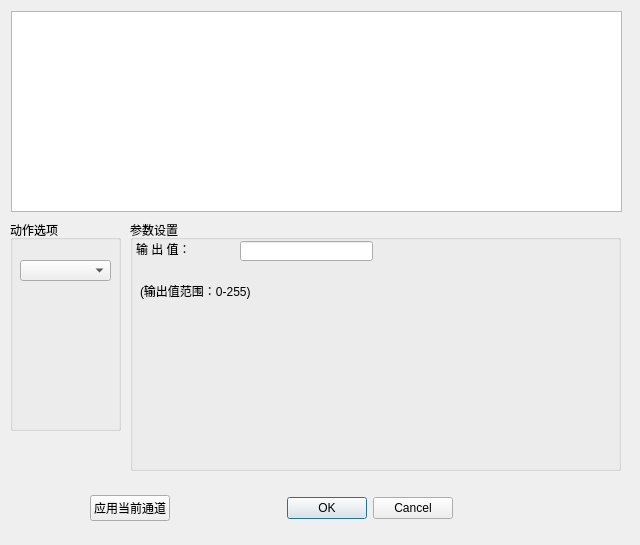
<?xml version="1.0" encoding="UTF-8"?>
<ui version="4.0">
 <class>DMXLightDialog</class>
 <widget class="QDialog" name="DMXLightDialog">
  <property name="geometry">
   <rect>
    <x>0</x>
    <y>0</y>
    <width>640</width>
    <height>545</height>
   </rect>
  </property>
  <property name="windowTitle">
   <string>DMX灯光设置</string>
  </property>
  <widget class="QGroupBox" name="groupBox">
   <property name="geometry">
    <rect>
     <x>10</x>
     <y>220</y>
     <width>111</width>
     <height>211</height>
    </rect>
   </property>
   <property name="title">
    <string>动作选项</string>
   </property>
   <widget class="QComboBox" name="action_select">
    <property name="geometry">
     <rect>
      <x>10</x>
      <y>40</y>
      <width>91</width>
      <height>21</height>
     </rect>
    </property>
   </widget>
  </widget>
  <widget class="QGroupBox" name="groupBox_2">
   <property name="geometry">
    <rect>
     <x>130</x>
     <y>220</y>
     <width>491</width>
     <height>251</height>
    </rect>
   </property>
   <property name="title">
    <string>参数设置</string>
   </property>
   <widget class="QStackedWidget" name="statckedWidget">
    <property name="geometry">
     <rect>
      <x>0</x>
      <y>0</y>
      <width>461</width>
      <height>231</height>
     </rect>
    </property>
    <property name="currentIndex">
     <number>0</number>
    </property>
    <widget class="QWidget" name="page_alwayson">
     <widget class="QLabel" name="label_3">
      <property name="geometry">
       <rect>
        <x>10</x>
        <y>60</y>
        <width>201</width>
        <height>21</height>
       </rect>
      </property>
      <property name="text">
       <string>(输出值范围：0-255)</string>
      </property>
     </widget>
     <widget class="QLineEdit" name="always_on_output">
      <property name="geometry">
       <rect>
        <x>110</x>
        <y>21</y>
        <width>133</width>
        <height>20</height>
       </rect>
      </property>
     </widget>
     <widget class="QLabel" name="label_2">
      <property name="geometry">
       <rect>
        <x>6</x>
        <y>21</y>
        <width>91</width>
        <height>16</height>
       </rect>
      </property>
      <property name="text">
       <string>输 出 值：</string>
      </property>
     </widget>
    </widget>
    <widget class="QWidget" name="page_domino">
     <widget class="QWidget" name="layoutWidget">
      <property name="geometry">
       <rect>
        <x>0</x>
        <y>60</y>
        <width>461</width>
        <height>31</height>
       </rect>
      </property>
      <layout class="QHBoxLayout" name="horizontalLayout_3">
       <item>
        <widget class="QLabel" name="label_11">
         <property name="text">
          <string>输出值一：</string>
         </property>
        </widget>
       </item>
       <item>
        <widget class="QLineEdit" name="OutValue1"/>
       </item>
       <item>
        <widget class="QLabel" name="label_5">
         <property name="text">
          <string>输出值二：</string>
         </property>
        </widget>
       </item>
       <item>
        <widget class="QLineEdit" name="OutValue2"/>
       </item>
       <item>
        <widget class="QLabel" name="label_8">
         <property name="text">
          <string>循环次数：</string>
         </property>
        </widget>
       </item>
       <item>
        <widget class="QLineEdit" name="LoopTimes"/>
       </item>
      </layout>
     </widget>
     <widget class="QWidget" name="layoutWidget">
      <property name="geometry">
       <rect>
        <x>0</x>
        <y>20</y>
        <width>461</width>
        <height>31</height>
       </rect>
      </property>
      <layout class="QHBoxLayout" name="horizontalLayout_2">
       <item>
        <widget class="QLabel" name="label_4">
         <property name="text">
          <string>保持时间：</string>
         </property>
        </widget>
       </item>
       <item>
        <widget class="QLineEdit" name="KeepTime"/>
       </item>
       <item>
        <widget class="QLabel" name="label_7">
         <property name="text">
          <string>延迟时间：</string>
         </property>
        </widget>
       </item>
       <item>
        <widget class="QLineEdit" name="DelayTime"/>
       </item>
       <item>
        <widget class="QLabel" name="label_10">
         <property name="text">
          <string>周期时间：</string>
         </property>
        </widget>
       </item>
       <item>
        <widget class="QLineEdit" name="PerialTime"/>
       </item>
      </layout>
     </widget>
     <widget class="QWidget" name="layoutWidget">
      <property name="geometry">
       <rect>
        <x>0</x>
        <y>100</y>
        <width>466</width>
        <height>31</height>
       </rect>
      </property>
      <layout class="QHBoxLayout" name="horizontalLayout_4">
       <item>
        <widget class="QLabel" name="label_9">
         <property name="text">
          <string>淡 入 值：</string>
         </property>
        </widget>
       </item>
       <item>
        <widget class="QLineEdit" name="FadeIn"/>
       </item>
       <item>
        <widget class="QLabel" name="label_21">
         <property name="text">
          <string>淡 出 值：</string>
         </property>
        </widget>
       </item>
       <item>
        <widget class="QLineEdit" name="FadeOut"/>
       </item>
       <item>
        <widget class="QLabel" name="label_6">
         <property name="text">
          <string>开启延迟:</string>
         </property>
        </widget>
       </item>
       <item>
        <widget class="QLineEdit" name="StartDelay"/>
       </item>
      </layout>
     </widget>
     <widget class="QCheckBox" name="ReverseFlag">
      <property name="geometry">
       <rect>
        <x>100</x>
        <y>150</y>
        <width>91</width>
        <height>19</height>
       </rect>
      </property>
      <property name="text">
       <string>反向</string>
      </property>
     </widget>
     <widget class="QLabel" name="label_22">
      <property name="geometry">
       <rect>
        <x>10</x>
        <y>190</y>
        <width>301</width>
        <height>29</height>
       </rect>
      </property>
      <property name="text">
       <string>输出值一、输出值二取值范围0~~255</string>
      </property>
     </widget>
     <widget class="QCheckBox" name="FromLeft">
      <property name="geometry">
       <rect>
        <x>230</x>
        <y>150</y>
        <width>57</width>
        <height>19</height>
       </rect>
      </property>
      <property name="text">
       <string>左起</string>
      </property>
     </widget>
    </widget>
    <widget class="QWidget" name="page_track">
     <widget class="QWidget" name="layoutWidget">
      <property name="geometry">
       <rect>
        <x>1</x>
        <y>20</y>
        <width>291</width>
        <height>26</height>
       </rect>
      </property>
      <layout class="QFormLayout" name="formLayout">
       <item row="0" column="0">
        <widget class="QLabel" name="label_12">
         <property name="text">
          <string>轨 迹 ID：</string>
         </property>
        </widget>
       </item>
       <item row="0" column="1">
        <widget class="QComboBox" name="orbit_id"/>
       </item>
      </layout>
     </widget>
     <widget class="QWidget" name="layoutWidget">
      <property name="geometry">
       <rect>
        <x>1</x>
        <y>100</y>
        <width>291</width>
        <height>27</height>
       </rect>
      </property>
      <layout class="QHBoxLayout" name="horizontalLayout_8">
       <item>
        <widget class="QLabel" name="label_13">
         <property name="text">
          <string>延迟时间：</string>
         </property>
        </widget>
       </item>
       <item>
        <widget class="QLineEdit" name="orbit_delay_time"/>
       </item>
      </layout>
     </widget>
     <widget class="QWidget" name="layoutWidget">
      <property name="geometry">
       <rect>
        <x>0</x>
        <y>60</y>
        <width>291</width>
        <height>27</height>
       </rect>
      </property>
      <layout class="QHBoxLayout" name="horizontalLayout_9">
       <item>
        <widget class="QLabel" name="label_14">
         <property name="text">
          <string>循环次数：</string>
         </property>
        </widget>
       </item>
       <item>
        <widget class="QLineEdit" name="orbit_loop_time"/>
       </item>
      </layout>
     </widget>
     <widget class="QWidget" name="layoutWidget_2">
      <property name="geometry">
       <rect>
        <x>0</x>
        <y>140</y>
        <width>335</width>
        <height>27</height>
       </rect>
      </property>
      <layout class="QHBoxLayout" name="horizontalLayout_13">
       <item>
        <widget class="QLabel" name="label_19">
         <property name="text">
          <string>开启延迟：</string>
         </property>
        </widget>
       </item>
       <item>
        <widget class="QLineEdit" name="orbit_start_delay"/>
       </item>
       <item>
        <widget class="QLabel" name="label_20">
         <property name="text">
          <string>输出值范围（0-255）</string>
         </property>
        </widget>
       </item>
      </layout>
     </widget>
    </widget>
    <widget class="QWidget" name="page_fromto">
     <widget class="QWidget" name="layoutWidget_3">
      <property name="geometry">
       <rect>
        <x>0</x>
        <y>140</y>
        <width>391</width>
        <height>31</height>
       </rect>
      </property>
      <layout class="QHBoxLayout" name="horizontalLayout_15">
       <item>
        <widget class="QLabel" name="label_23">
         <property name="text">
          <string>开启延迟：</string>
         </property>
        </widget>
       </item>
       <item>
        <widget class="QLineEdit" name="fromto_start_delay"/>
       </item>
       <item>
        <widget class="QLabel" name="label_24">
         <property name="text">
          <string>输出值范围（0-255）</string>
         </property>
        </widget>
       </item>
      </layout>
     </widget>
     <widget class="QWidget" name="layoutWidget">
      <property name="geometry">
       <rect>
        <x>0</x>
        <y>80</y>
        <width>391</width>
        <height>31</height>
       </rect>
      </property>
      <layout class="QHBoxLayout" name="horizontalLayout">
       <item>
        <layout class="QHBoxLayout" name="horizontalLayout_11">
         <item>
          <widget class="QLabel" name="label_17">
           <property name="text">
            <string>延迟时间：</string>
           </property>
          </widget>
         </item>
         <item>
          <widget class="QLineEdit" name="fromto_delay_time"/>
         </item>
        </layout>
       </item>
       <item>
        <layout class="QHBoxLayout" name="horizontalLayout_12">
         <item>
          <widget class="QLabel" name="label_18">
           <property name="text">
            <string>变化速度：</string>
           </property>
          </widget>
         </item>
         <item>
          <widget class="QLineEdit" name="fromto_change_speed"/>
         </item>
        </layout>
       </item>
      </layout>
     </widget>
     <widget class="QWidget" name="layoutWidget">
      <property name="geometry">
       <rect>
        <x>0</x>
        <y>20</y>
        <width>391</width>
        <height>31</height>
       </rect>
      </property>
      <layout class="QHBoxLayout" name="horizontalLayout_16">
       <item>
        <layout class="QHBoxLayout" name="horizontalLayout_7">
         <item>
          <widget class="QLabel" name="label_15">
           <property name="text">
            <string>输出值一：</string>
           </property>
          </widget>
         </item>
         <item>
          <widget class="QLineEdit" name="fromto_out_value1"/>
         </item>
        </layout>
       </item>
       <item>
        <layout class="QHBoxLayout" name="horizontalLayout_10">
         <item>
          <widget class="QLabel" name="label_16">
           <property name="text">
            <string>输出值二：</string>
           </property>
          </widget>
         </item>
         <item>
          <widget class="QLineEdit" name="fromto_out_value2"/>
         </item>
        </layout>
       </item>
      </layout>
     </widget>
    </widget>
    <widget class="QWidget" name="page_rainbow">
     <widget class="QGroupBox" name="groupBox_3">
      <property name="geometry">
       <rect>
        <x>40</x>
        <y>10</y>
        <width>261</width>
        <height>141</height>
       </rect>
      </property>
      <property name="title">
       <string>同步方式</string>
      </property>
      <widget class="QRadioButton" name="radioButton">
       <property name="geometry">
        <rect>
         <x>30</x>
         <y>30</y>
         <width>89</width>
         <height>16</height>
        </rect>
       </property>
       <property name="text">
        <string>同步</string>
       </property>
       <property name="checked">
        <bool>true</bool>
       </property>
      </widget>
      <widget class="QRadioButton" name="radioButton_2">
       <property name="geometry">
        <rect>
         <x>30</x>
         <y>60</y>
         <width>89</width>
         <height>16</height>
        </rect>
       </property>
       <property name="text">
        <string>异步</string>
       </property>
      </widget>
      <widget class="QLabel" name="label">
       <property name="geometry">
        <rect>
         <x>33</x>
         <y>93</y>
         <width>81</width>
         <height>16</height>
        </rect>
       </property>
       <property name="text">
        <string>变化速度:毫秒</string>
       </property>
      </widget>
      <widget class="QSpinBox" name="rainbow_circle">
       <property name="geometry">
        <rect>
         <x>130</x>
         <y>91</y>
         <width>71</width>
         <height>21</height>
        </rect>
       </property>
       <property name="maximum">
        <number>10000</number>
       </property>
       <property name="value">
        <number>1000</number>
       </property>
      </widget>
     </widget>
    </widget>
   </widget>
  </widget>
  <widget class="QTableWidget" name="route_table">
   <property name="geometry">
    <rect>
     <x>11</x>
     <y>11</y>
     <width>611</width>
     <height>201</height>
    </rect>
   </property>
  </widget>
  <widget class="QWidget" name="layoutWidget">
   <property name="geometry">
    <rect>
     <x>90</x>
     <y>490</y>
     <width>363</width>
     <height>36</height>
    </rect>
   </property>
   <layout class="QHBoxLayout" name="horizontalLayout_6">
    <item>
     <widget class="QPushButton" name="submit">
      <property name="text">
       <string>应用当前通道</string>
      </property>
     </widget>
    </item>
    <item>
     <widget class="QDialogButtonBox" name="buttonBox">
      <property name="orientation">
       <enum>Qt::Horizontal</enum>
      </property>
      <property name="standardButtons">
       <set>QDialogButtonBox::Cancel|QDialogButtonBox::Ok</set>
      </property>
     </widget>
    </item>
   </layout>
  </widget>
 </widget>
 <tabstops>
  <tabstop>route_table</tabstop>
  <tabstop>action_select</tabstop>
  <tabstop>always_on_output</tabstop>
  <tabstop>OutValue2</tabstop>
  <tabstop>StartDelay</tabstop>
  <tabstop>PerialTime</tabstop>
  <tabstop>LoopTimes</tabstop>
  <tabstop>orbit_id</tabstop>
  <tabstop>orbit_loop_time</tabstop>
  <tabstop>orbit_delay_time</tabstop>
  <tabstop>orbit_start_delay</tabstop>
  <tabstop>fromto_out_value1</tabstop>
  <tabstop>fromto_out_value2</tabstop>
  <tabstop>fromto_delay_time</tabstop>
  <tabstop>fromto_change_speed</tabstop>
  <tabstop>fromto_start_delay</tabstop>
 </tabstops>
 <resources/>
 <connections>
  <connection>
   <sender>buttonBox</sender>
   <signal>accepted()</signal>
   <receiver>DMXLightDialog</receiver>
   <slot>accept()</slot>
   <hints>
    <hint type="sourcelabel">
     <x>377</x>
     <y>441</y>
    </hint>
    <hint type="destinationlabel">
     <x>157</x>
     <y>274</y>
    </hint>
   </hints>
  </connection>
  <connection>
   <sender>buttonBox</sender>
   <signal>rejected()</signal>
   <receiver>DMXLightDialog</receiver>
   <slot>reject()</slot>
   <hints>
    <hint type="sourcelabel">
     <x>445</x>
     <y>441</y>
    </hint>
    <hint type="destinationlabel">
     <x>286</x>
     <y>274</y>
    </hint>
   </hints>
  </connection>
  <connection>
   <sender>route_table</sender>
   <signal>cellClicked(int,int)</signal>
   <receiver>DMXLightDialog</receiver>
   <slot>cellClick(int,int)</slot>
   <hints>
    <hint type="sourcelabel">
     <x>98</x>
     <y>105</y>
    </hint>
    <hint type="destinationlabel">
     <x>106</x>
     <y>441</y>
    </hint>
   </hints>
  </connection>
 </connections>
 <slots>
  <slot>cellClick(int,int)</slot>
 </slots>
</ui>
